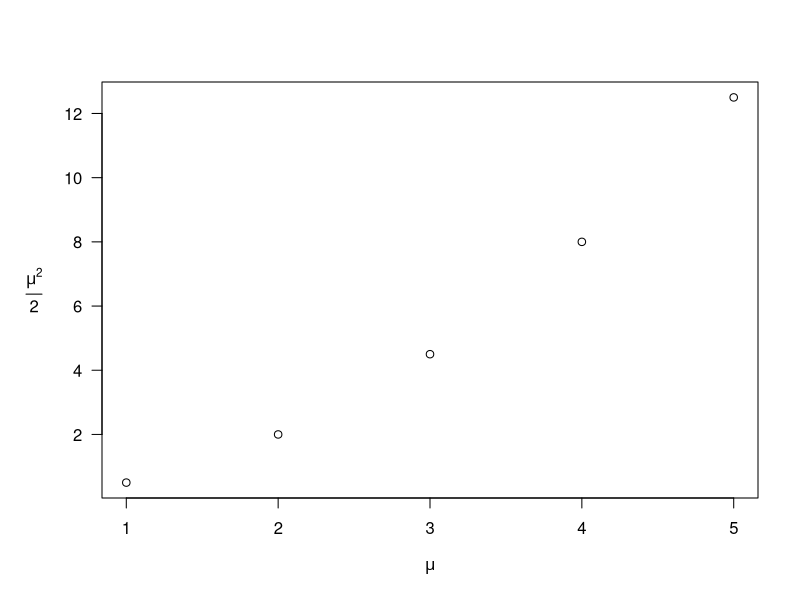

Recreate this plot in R.
## ---- chunk 1
mu <- 1:5
opar <- par(mar = par()$mar + c(0, 1, 0, 0))
plot(mu, mu ^ 2 / 2, xlab = expression(mu), ylab = "", yaxt = "n")
axis(2, las = 1)
mtext(expression(frac(mu ^ 2, 2)), side = 2, line = 3, las = 1)
par(opar)
